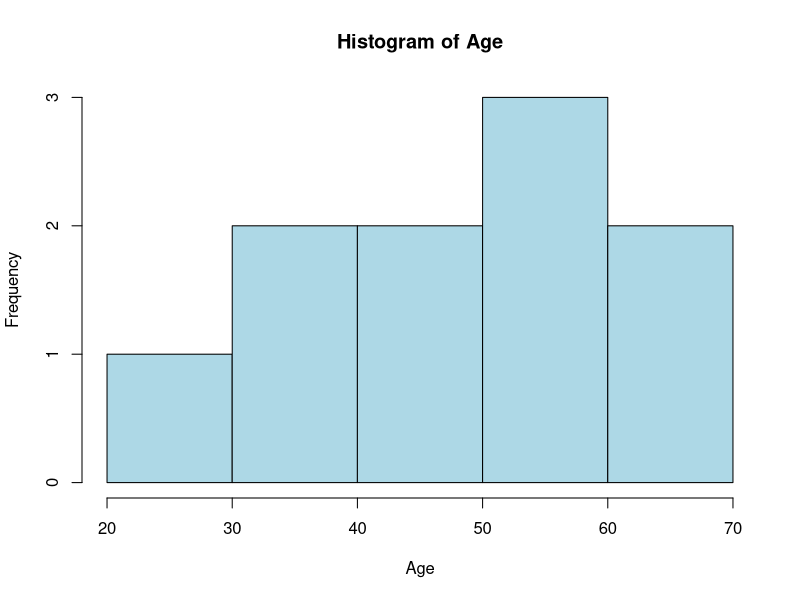

Here is the R script that generated this plot:
example <- 123

example_data <- data.frame(
  ID = 1:10,
  Age = sample(18:65, 10, replace = TRUE),
  Score = round(runif(10, 0, 100), 2)
)

print(example_data)

hist(example_data$Age,
    main = "Histogram of Age", 
    xlab = "Age",
    ylab = "Frequency",
    col = "lightblue",
    border = "black"
)
